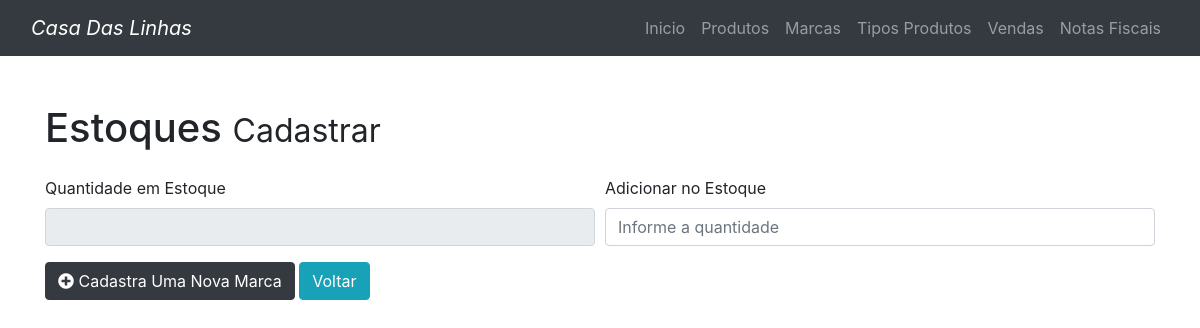
The app's page /estoques/cadastrar.php?id=2, older data.
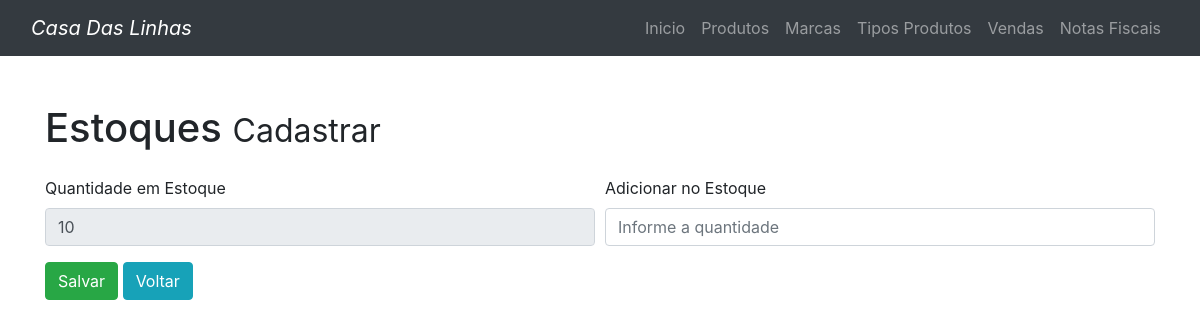
The same page, newer data.
### tables this page shows
CREATE TABLE `estoques` (
  `id` int(11) NOT NULL,
  `produto_id` int(11) NOT NULL,
  `nr_quantidade` int(11) NOT NULL
);

### conexaoBD/conexaoPDO.php (called while the page is built)
<?php
    class ConexaoPDO {
        public static $instance;
        public static function getInstance () {
            if(!isset(self::$instance)){
                try {
                    self::$instance = new PDO('mysql:host=localhost;dbname=casadaslinhas', 'root', '');
                    self::$instance->setAttribute( PDO::ATTR_ERRMODE, PDO::ERRMODE_EXCEPTION );
                    self::$instance->exec("set names utf8");
                } catch (PDOException $e) {
                    echo "Hovem algum problema com a CONEXAO com o Banco de Dados". $e->getMessage();
                    return false;
                }
            }
            return self::$instance;
        }
    }
?>

### validacoes/estoquesValidacoes.php (called while the page is built, shortened)
<?php
require_once DIR_DAO . 'estoquesDao.php';
class estoquesValidacoes {
    private $estoquesDao;
    public function __construct() {
        $this->estoquesDao = new estoquesDao();
    }
    public function buscarItemDoEstoque($produto_id) {
        try {
            return $this->estoquesDao->buscarItemDoEstoque($produto_id);
        } catch (Exception $e) {
            return 0;
        }
    }
}
?>

### dao/estoquesDao.php (called while the page is built, shortened)
<?php
require_once DIR_CONEXAOBD . 'conexaoPDO.php';
class estoquesDao {
    private $conexaoBD;
    public function __construct() {
        $this->conexaoBD = ConexaoPDO::getInstance();
    }
    public function buscarItemDoEstoque($produto_id) {
        try {
            $sql = "SELECT id, produto_id, nr_quantidade FROM estoques WHERE produto_id = :produto_id";
            $statement = $this->conexaoBD->prepare($sql);
            $statement->bindValue(":produto_id", $produto_id, PDO::PARAM_INT);
            $statement->execute();
            return $statement->fetch(PDO::FETCH_ASSOC);
        } catch (Exception $e) {
           throw new Exception($e);
        }
    }
}
?>

### estoques/cadastrar.php (the view, shortened to what this page needs)
<?php
    require_once '../parts/header.php';
    require_once DIR_PARTS . 'menus.php';
    require_once DIR_VALIDACOES . 'estoquesValidacoes.php';
    $estoquesValidacoes = new EstoquesValidacoes();
    $estoque = $estoquesValidacoes->buscarItemDoEstoque($_GET['id']);
    (isset($estoque) && !is_array($estoque) ?  $trocaBotao = 'cadastrado'  :  $trocaBotao = 'naoCadastrado');
?>
<div class="container my-5">
    <h1 class="my-4">Estoques
        <small>Cadastrar</small>
    </h1>
    <form method="post">
        <div class="form-row">
            <div class="form-group col-md-6">
                <label>Quantidade em Estoque</label>
                <input class="form-control" id="nr_quantidade_atual" name="nr_quantidade_atual" value="<?php echo $estoque['nr_quantidade']?>" placeholder="" disabled>
            </div>
            <div class="form-group col-md-6">
                <label>Adicionar no Estoque</label>
                <input class="form-control" id="nr_quantidade" name="nr_quantidade" value="" placeholder="Informe a quantidade">
            </div>
            <div class="form-group col-md-12">
                <?php if ($trocaBotao != 'cadastrado') { ?>
                    <button type='submit' class="btn btn-success"> Salvar</button>
                <?php } else { ?>
                    <a href="cadastrar.php"><button type='button' class="btn btn-dark"><i class="fa fa-plus-circle"></i> Cadastra Uma Nova Marca</button></a>
                <?php } ?>
                <a href="../produtos/pesquisar.php"><button type='button' id="button-novoProdutos" class="btn btn-info"> Voltar</button></a>
            </div>
        </div>
    </form>
</div>
<?php
    require_once DIR_PARTS . 'footer.php';
?>

Row changes from the older to the newer data that the page shows:
added estoques: nr_quantidade_atual "10"
Text that changed along with them:
text no longer shown: "Cadastra Uma Nova Marca"
text now shown: "Salvar"
